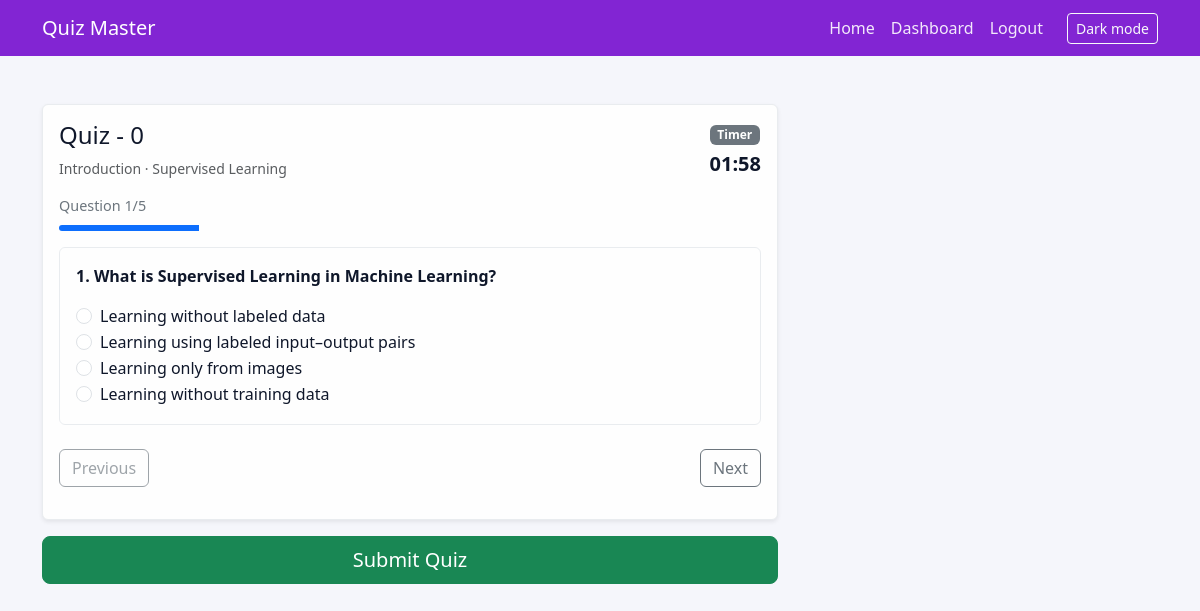
Screenshot of /quiz/2 (signed in) with the database file from the repository.
### models.py (models this page shows, shortened)
class Quiz(db.Model):
    id = db.Column(db.Integer, primary_key=True)
    chapter_id = db.Column(db.Integer, db.ForeignKey("chapter.id"), nullable=False)
    title = db.Column(db.String(140), nullable=False)
    date_of_quiz = db.Column(db.Date)
    duration_minutes = db.Column(db.Integer)
    remarks = db.Column(db.Text)
    questions = db.relationship("Question", backref="quiz", lazy=True)
    scores = db.relationship("Score", backref="quiz", lazy=True)

class Chapter(db.Model):
    id = db.Column(db.Integer, primary_key=True)
    subject_id = db.Column(db.Integer, db.ForeignKey("subject.id"), nullable=False)
    name = db.Column(db.String(140), nullable=False)
    description = db.Column(db.Text)
    quizzes = db.relationship("Quiz", backref="chapter", lazy=True)

class Subject(db.Model):
    id = db.Column(db.Integer, primary_key=True)
    name = db.Column(db.String(140), nullable=False)
    description = db.Column(db.Text)
    chapters = db.relationship("Chapter", backref="subject", lazy=True)

class Question(db.Model):
    id = db.Column(db.Integer, primary_key=True)
    quiz_id = db.Column(db.Integer, db.ForeignKey("quiz.id"), nullable=False)
    statement = db.Column(db.Text, nullable=False)
    option_a = db.Column(db.String(255), nullable=False)
    option_b = db.Column(db.String(255), nullable=False)
    option_c = db.Column(db.String(255))
    option_d = db.Column(db.String(255))
    correct_option = db.Column(db.String(1), nullable=False)

### app.py (the view, shortened to what this page needs)
    @app.route("/quiz/<int:quiz_id>", methods=["GET", "POST"])
    @login_required
    def take_quiz(quiz_id):
        quiz = Quiz.query.options(joinedload(Quiz.questions)).get_or_404(quiz_id)
        return render_template("quiz.html", quiz=quiz)

### templates/quiz.html (shortened to what this page needs)
{% extends "base.html" %}
{% block content %}
<div class="row">
  <div class="col-md-8">
    <div class="card shadow-sm">
      <div class="card-body">
        <div class="d-flex justify-content-between align-items-center mb-3">
          <div>
            <h4>{{ quiz.title }}</h4>
            <p class="text-muted small mb-0">{{ quiz.chapter.name }} · {{ quiz.chapter.subject.name }}</p>
          </div>
          <div>
            <span class="badge bg-secondary">Timer</span>
            <div id="quiz-timer" data-duration="{{ quiz.duration_minutes or 0 }}" class="fw-bold fs-5 mt-1"></div>
          </div>
        </div>
        {% if quiz.questions %}
        <form method="post" id="quiz-form">
          <div class="quiz-progress mb-3">
            <span id="question-counter">Question 1/{{ quiz.questions|length }}</span>
            <div class="progress mt-2">
              <div
                id="progress-bar"
                class="progress-bar"
                role="progressbar"
                style="width:0%"
                aria-valuemin="0"
                aria-valuemax="100"
              ></div>
            </div>
          </div>
          {% for question in quiz.questions %}
          <div class="quiz-question card mb-4" data-index="{{ loop.index0 }}">
            <div class="card-body">
              <p class="fw-bold">{{ loop.index }}. {{ question.statement }}</p>
              {% for key, option in [
                ("a", question.option_a),
                ("b", question.option_b),
                ("c", question.option_c),
                ("d", question.option_d),
              ] if option %}
              <div class="form-check">
                <input
                  class="form-check-input"
                  type="radio"
                  name="question_{{ question.id }}"
                  id="question_{{ question.id }}_{{ key }}"
                  value="{{ key }}"
                >
                <label
                  class="form-check-label"
                  for="question_{{ question.id }}_{{ key }}"
                >
                  {{ option }}
                </label>
              </div>
              {% endfor %}
            </div>
          </div>
          {% endfor %}
          <div class="d-flex justify-content-between align-items-center mb-3">
            <button type="button" class="btn btn-outline-secondary" id="prev-question">
              Previous
            </button>
            <button type="button" class="btn btn-outline-secondary" id="next-question">
              Next
            </button>
          </div>
        </form>
        {% else %}
        <p class="text-muted">This quiz does not yet have questions configured.</p>
        {% endif %}
      </div>
    </div>
    {% if quiz.questions %}
    <div class="mt-3">
      <button
        class="btn btn-success btn-lg w-100"
        id="quiz-submit"
        form="quiz-form"
      >
        Submit Quiz
      </button>
    </div>
    {% endif %}
  </div>
</div>
{% endblock %}

### static/css/site.css (style rules this page uses)
:root { --bg: #f5f6fb; --card: #fefefe; --text: #0f172a; --muted: #6c757d; --border: #e9ecef; --primary: #0d6efd; --navbar: #8225d3; }
body { background: var(--bg); color: var(--text); }
.card { background: var(--card); border-color: var(--border); color: var(--text); }
.progress { height: 6px; background: rgba(255, 255, 255, 0.18); }
.progress .progress-bar { background: var(--primary); }
.quiz-question { display: none; backface-visibility: hidden; transform-origin: center; transform: perspective(600px) rotateY(90deg); transition: transform 0.4s ease, opacity 0.4s ease; opacity: 0; }
.quiz-question.active { display: block; transform: perspective(600px) rotateY(0deg); opacity: 1; }
.quiz-progress { font-size: 0.9rem; color: var(--muted); }

### rows the page displays
Quiz: title "Quiz - 0"
Chapter: chapter.name "Introduction"
Subject: chapter.subject.name "Supervised Learning"
Question: statement "What is Supervised Learning in Machine Learning?", option_a "Learning without labeled data", option_b "Learning using labeled input–output pairs", option_c "Learning only from images", option_d "Learning without training data"
